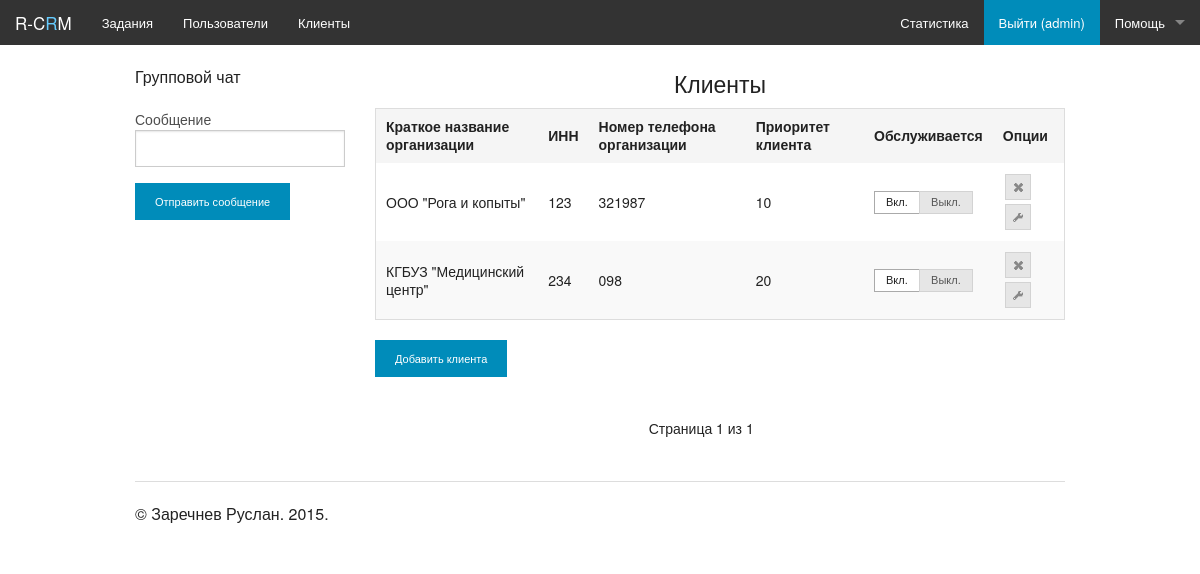
The app's page /clients/ (signed in), older data.
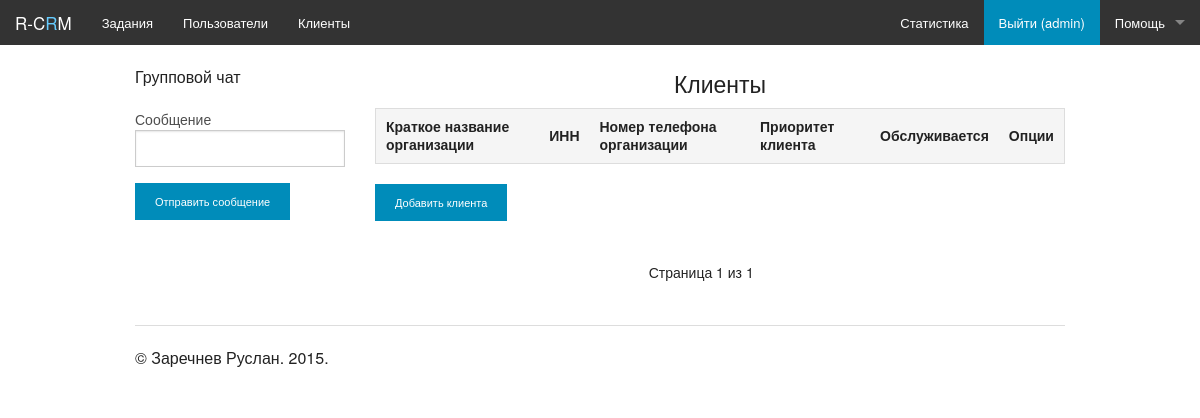
The same page, newer data.
### clients/models.py (models this page shows)
class Client(models.Model):
    PRIORITY_VALUES = (
        ('100', 'Наивысший'),
        ('200', 'Высокий'),
        ('300', 'Выше среднего'),
        ('400', 'Средний'),
        ('500', 'Низкий'),
    )
    name = models.CharField(max_length=200, unique=True, blank=False, null=False, verbose_name="Полное название организации")
    sname = models.CharField(max_length=100, unique=True, blank=False, null=False, verbose_name="Краткое название организации")
    inn = models.CharField(max_length=15, unique=True, blank=False, null=False, verbose_name="ИНН")
    address = models.CharField(max_length=300, blank=False, null=False, verbose_name="Адрес организации")
    phone = models.CharField(max_length=50, blank=False, null=False, verbose_name="Номер телефона организации")
    email = models.EmailField(unique=True, blank=False, null=False, verbose_name="Электронная почта организации")
    priority = models.IntegerField(choices=PRIORITY_VALUES, verbose_name="Приоритет клиента")
    create_date = models.DateTimeField(verbose_name="Дата регистрации организации")
    is_enabled = models.BooleanField(default=True, blank=False, verbose_name="Обслуживается")
    is_deleted = models.BooleanField(default=False, verbose_name="Удален")

### clients/views.py (the view)
@login_required(login_url='/auth/login')
def hello(request):
    args = {}
    clients_list = Client.objects.all()
    objects_on_list = 30
    paginator = Paginator(clients_list, objects_on_list)
    page = request.GET.get('page')
    try:
        clients = paginator.page(page)
    except PageNotAnInteger:
        clients = paginator.page(1)
    except EmptyPage:
        clients = paginator.page(paginator.num_pages)
    args['clients'] = clients
    if "only_table" in request.POST and request.POST['only_table'] == "true":
        return render_to_response('clients_only_table.html', args)
    args['username'] = auth.get_user(request).username
    return render_to_response('clients.html', args)

### clients/templates/clients.html (shortened to what this page needs)
{% extends 'main.html' %}
{% block clients %}
<center><h4>Клиенты</h4></center>
<div id="clients_content">
{% include 'clients_only_table.html' %}
</div>
<p>
<p>
    <input type="button" class="button tiny" value="Добавить клиента" onclick="show_add_edit_client_dialog();"/>
<div class="small-3 large-centered columns">
<ul class="pagination">
  <li>Страница {{ clients.number }} из {{ clients.paginator.num_pages }}</li>
</ul>
</div>
{% endblock %}

### templates/main.html (shortened to what this page needs)
{% load staticfiles %}
<!DOCTYPE html>
<html>
 <head>
     <link rel="stylesheet" type="text/css" href="{% static "static/css/foundation.css" %}"/>
     <link rel="stylesheet" type="text/css" href="{% static "static/css/normalize.css" %}"/>
     <link rel="stylesheet" type="text/css" href="{% static "static/css/my.css" %}"/>
     <link rel="stylesheet" type="text/css" href="{% static "static/jquery-ui/jquery-ui.css" %}"/>
     <link rel="stylesheet" type="text/css" href="{% static "static/jquery-ui/jquery-ui.theme.css" %}"/>
     <link rel="stylesheet" type="text/css" href="{% static "static/jquery-ui/jquery-ui.structure.css" %}"/>
     <link rel="stylesheet" type="text/css" href="{% static "static/css/Lobibox.min.css" %}"/>
 </head>
 <body>
 <nav class="top-bar" data-topbar role="navigation">
  <ul class="title-area">
    <li class="name">
      <h1><a href="/">R-C<font color=#66CCFF>R</font>M</a></h1>
    </li>
  </ul>
  <section class="top-bar-section">
    <ul class="right">
      <li><a href="/statistic">Статистика</a></li>
	 {% if username %}
	     <li class="active"><a href="/auth/logout/">Выйти ({{ username }})</a></li>
	{% else %}
	     <li class="active"><a href="/auth/login/">Войти</a></li>
	{% endif %}
      <li class="has-dropdown">
        <a href="#">Помощь</a>
      </li>
    </ul>
    <ul class="left">
      <li><a href="/crm">Задания</a></li>
      <li><a href="/users">Пользователи</a></li>
      <li><a href="/clients">Клиенты</a></li>
    </ul>
  </section>
</nav>
<div class="row" style="margin-top:20px">
    {% if username %}
      <div class="large-3 columns">
                <div>
                    Групповой чат
                    <label for="id_message">Сообщение</label>     <input id="id_message" maxlength="50" name="comment" type="text" />
                    <input type="button" class="button tiny" value="Отправить сообщение" onclick="add_message();"/>
                </div>
      </div>
      <div class="large-9 columns main_background">
        {% block clients %}{% endblock %}
      </div>
    {% else %}
    {% block login %}{% endblock %}
    {% endif %}
</div>
<div class="row">
    <div class="large-12 columns">
        <hr>
        <p>© Заречнев Руслан. 2015.</p>
    </div>
</div>
</body>
</html>

### clients/templates/clients_only_table.html (shortened to what this page needs)
<table>
    <thead>
      <tr>
          <th>Краткое название организации</th>
          <th>ИНН</th>
          <th>Номер телефона организации</th>
          <th>Приоритет клиента</th>
          <th>Обслуживается</th>
          <th>Опции</th>
      </tr>
    </thead>
{% for client in clients %}
    {% if not client.is_deleted %}
        <tr>
            <td>{{ client.sname }}</td>
            <td>{{ client.inn }}</td>
            <td>{{ client.phone }}</td>
            <td>{{ client.priority }}</td>
            <td>
                <div class="cl_radio_btns">
                        <label for="radio1_{{ client.id }}">Вкл.</label>
                        <label for="radio0_{{ client.id }}">Выкл.</label>
                </div>
            </td>
            <td>
                <ul id="icons" class="ui-widget ui-helper-clearfix">
                    <li title="Удалить" onclick="rem_client({{ client.id }})" class="ui-state-default ui-corner-all"><span class="ui-icon ui-icon-closethick"></span></li>
                    <li title="Править" onclick="show_add_edit_client_dialog({{ client.id }})" class="ui-state-default ui-corner-all"><span class="ui-icon ui-icon-wrench"></span></li>
                </ul>
            </td>
        </tr>
    {% endif %}
{% endfor %}
</table>

### static/css/my.css (style rules this page uses)
.row { margin: 0 auto; max-width: 100rem; width: 80%; }
body { background-color: RGB(255, 255, 255); }
.main_background { background-color: RGB(255, 255, 255); }

Row changes from the older to the newer data that the page shows:
removed Client: sname "ООО \"Рога и копыты\"", inn "123", phone "321987", priority "10", is_deleted False (drawn)
removed Client: sname "КГБУЗ \"Медицинский центр\"", inn "234", phone "098", priority "20", is_deleted False (drawn)
